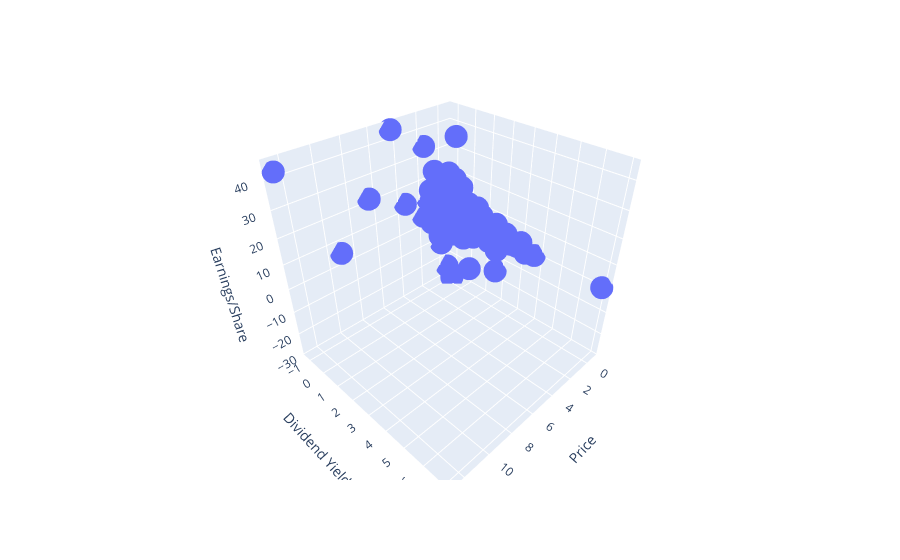

The notebook cell this image was saved under:
### Code cell
fig = px.scatter_3d(df, x = 'Price', y = 'Dividend Yield', z= 'Earnings/Share')
fig.show()

### Figure 1 — Plotly figure (JSON) as saved in the notebook; plotly's stock layout.template omitted (floating-point values rounded to 4 significant figures; data arrays with more than 128 entries replaced by an {"elided": "..."} marker saying what was removed)
{"data": [{"hovertemplate": "Price=%{x}<br>Dividend Yield=%{y}<br>Earnings/Share=%{z}<extra></extra>", "legendgroup": "", "marker": {"color": "#636efa", "symbol": "circle"}, "mode": "markers", "name": "", "scene": "scene", "showlegend": false, "type": "scatter3d", "x": {"elided": "505 float values"}, "y": {"elided": "505 float values"}, "z": {"elided": "505 float values"}}], "layout": {"legend": {"tracegroupgap": 0}, "margin": {"t": 60}, "scene": {"domain": {"x": [0, 1], "y": [0, 1]}, "xaxis": {"title": {"text": "Price"}}, "yaxis": {"title": {"text": "Dividend Yield"}}, "zaxis": {"title": {"text": "Earnings/Share"}}}}}
